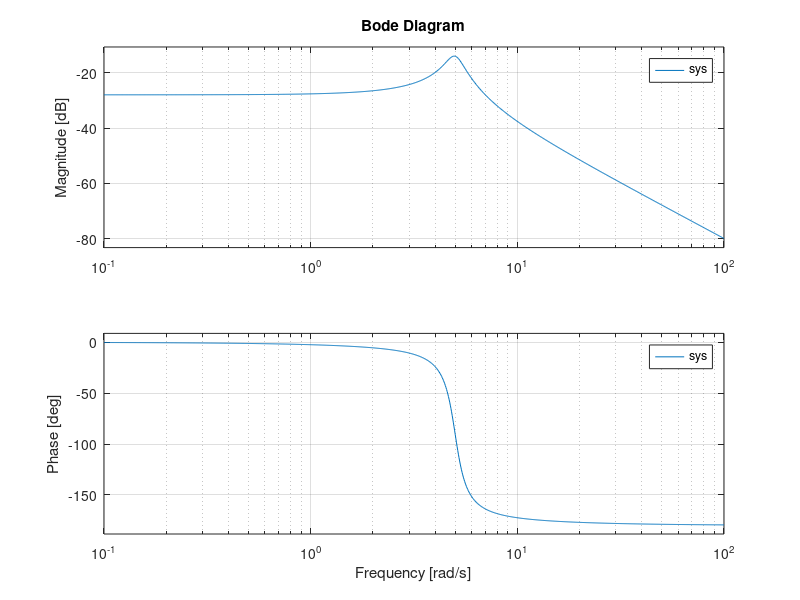

The MATLAB script that drew this image:
num = 1;            % 分子系数
den = [1, 1, 25];   % 分母系数
sys = tf(num, den); % 系统函数

% 输出H的频率响应Bode图
figure(1)
bode(sys);        
grid on;